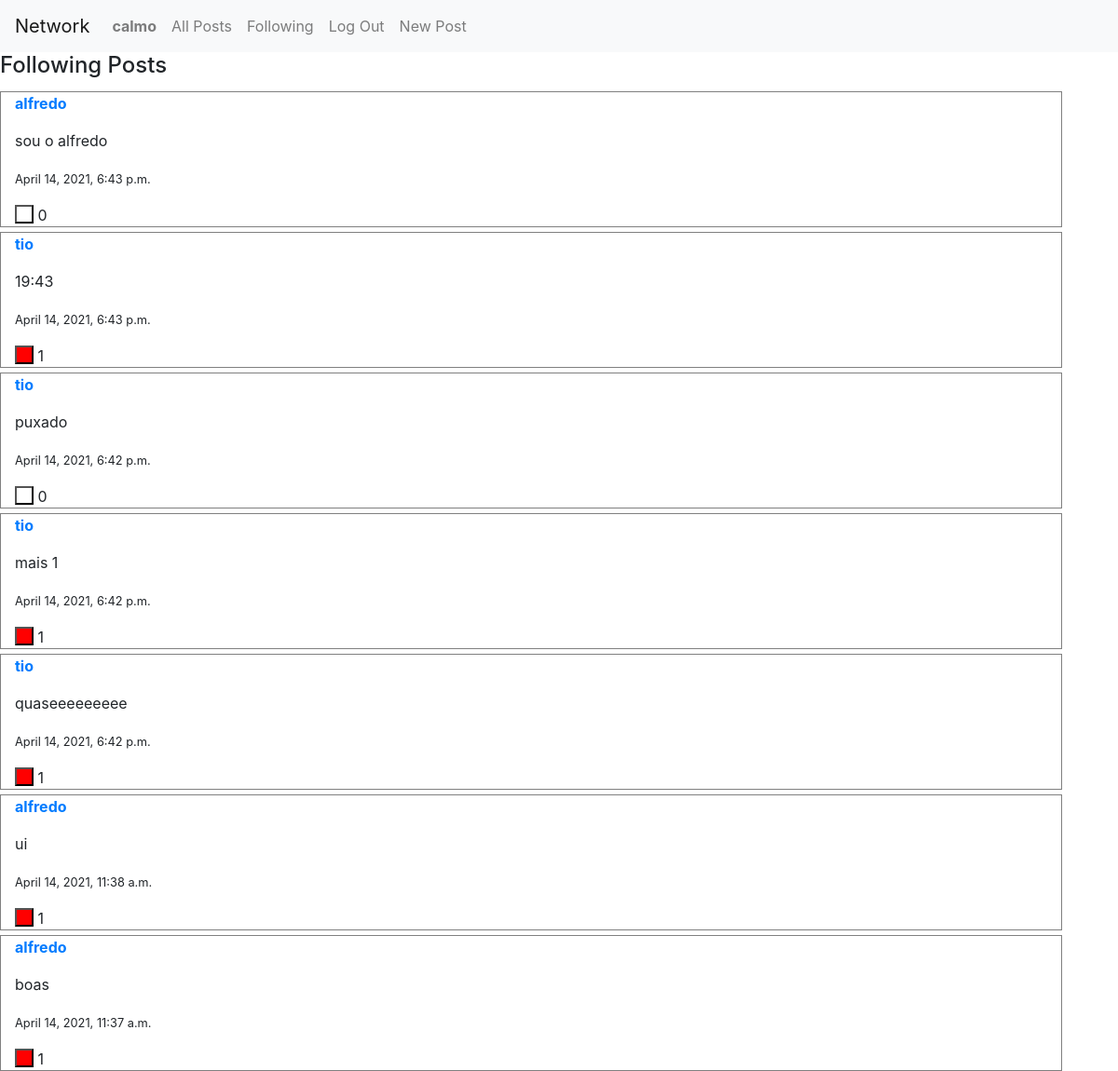
Page /following (signed in) on the committed database.
### network/models.py (models this page shows)
class User(AbstractUser):
    pass

class Post(models.Model):
    user = models.ForeignKey(settings.AUTH_USER_MODEL, on_delete=models.CASCADE)
    text = models.CharField(max_length= 300)
    created_at = models.DateTimeField(auto_now_add=True)
    likes = models.IntegerField(default = 0) # number of likes start at 0
    user_likes = models.ManyToManyField(User, blank = True, related_name='user_likes')

### network/views.py (the view)
# urls.py: path("following",views.following,name ="following"),
@login_required(login_url='index') #redirect when user is not logged in
def following(request):
    user_logged_in = User.objects.get(username = request.user.username)
    user_p_logged_in = UserProfile.objects.get(user = user_logged_in)
    following_list = user_p_logged_in.following.all()
    all_posts = Post.objects.all() #- means that its desceding order newer to older
    all_posts = all_posts.order_by('-created_at')
    following_posts = all_posts
    for post in all_posts.all():
        if(post.user not in following_list):
            following_posts = following_posts.all().exclude(user = post.user)
    page = request.GET.get('page', 1)
    paginator = Paginator(following_posts, 10)
    try:
        posts = paginator.page(page)
    except PageNotAnInteger:
        posts = paginator.page(1)
    except EmptyPage:
        posts = paginator.page(paginator.num_pages)
    return render(request, "network/following.html",{
        "posts":posts
    })

### network/templates/network/following.html (shortened to what this page needs)
{% extends "network/layout.html" %}
{%load static %}
{% block body %}
<h4> Following Posts </h4>
{% for post in posts%}
  <div class="container"
        <p><a href="{% url 'profile' post.user.username %}"><strong>{{ post.user.username }}</strong></a></p>
        <p >{{post.text}}</p>
        <p> <small>{{post.created_at}}</small></p>
        {% if user in post.user_likes.all %}
          <button id ="change_l{{post.id}}" class="dislike" onclick = "manage_likes('{{ post.id }}','change_l')"></button>
        {% else %}
          <button id="change_d{{post.id}}" class="like" onclick = "manage_likes('{{ post.id }}','change_d')"></button>
        {% endif %}
        <div id = "likes{{post.id}}" class="image" >
          {{post.likes}}
        </div>
  </div>
{% endfor %}
{% endblock %}

### network/templates/network/layout.html (shortened to what this page needs)
{% load static %}
<!DOCTYPE html>
<html lang="en">
    <head>
        <link rel="stylesheet" href="https://stackpath.bootstrapcdn.com/bootstrap/4.4.1/css/bootstrap.min.css">
        <link href="{% static 'network/styles.css' %}" rel="stylesheet">
    </head>
    <body>
        <nav class="navbar navbar-expand-lg navbar-light bg-light">
            <a class="navbar-brand" href="#">Network</a>
            <div>
              <ul class="navbar-nav mr-auto">
                {% if user.is_authenticated %}
                    <li class="nav-item">
                        <a class="nav-link" href="{% url 'profile' user.username %}"><strong>{{ user.username }}</strong></a>
                    </li>
                {% endif %}
                <li class="nav-item">
                  <a class="nav-link" href="{% url 'index' %}">All Posts</a>
                </li>
                {% if user.is_authenticated %}
                    <li class="nav-item">
                        <a class="nav-link" href="{% url 'following' %}">Following</a>
                    </li>
                    <li class="nav-item">
                        <a class="nav-link" href="{% url 'logout' %}">Log Out</a>
                    </li>
                    <li class="nav-item">
                        <a class="nav-link" href="{% url 'newPost' %}">New Post</a>
                    </li>
                {% endif %}
              </ul>
            </div>
          </nav>
        <div class="body">
            {% block body %}
            {% endblock %}
        </div>
    </body>
</html>

### network/templates/network/layout.html (style rules this page uses)
.container { border-style: groove; float:left; border-width: 1px; border-color: grey; margin-top:5px; }
.image { display:inline-block; }
.like { background-color: white; border-color: black; width:20px; height:20px; }
.dislike { background-color: red; width:20px; height:20px; }

### rows in the picture
User: username "calmo"
Post: user.username "alfredo", text "sou o alfredo", created_at "April 14, 2021, 6:43 p.m.", likes "0"
Post: user.username "tio", text "19:43", created_at "April 14, 2021, 6:43 p.m.", likes "1"
Post: user.username "tio", text "puxado", created_at "April 14, 2021, 6:42 p.m.", likes "0"
Post: user.username "tio", text "mais 1", created_at "April 14, 2021, 6:42 p.m.", likes "1"
Post: user.username "tio", text "quaseeeeeeeee", created_at "April 14, 2021, 6:42 p.m.", likes "1"
Post: user.username "alfredo", text "ui", created_at "April 14, 2021, 11:38 a.m.", likes "1"
Post: user.username "alfredo", text "boas", created_at "April 14, 2021, 11:37 a.m.", likes "1"
